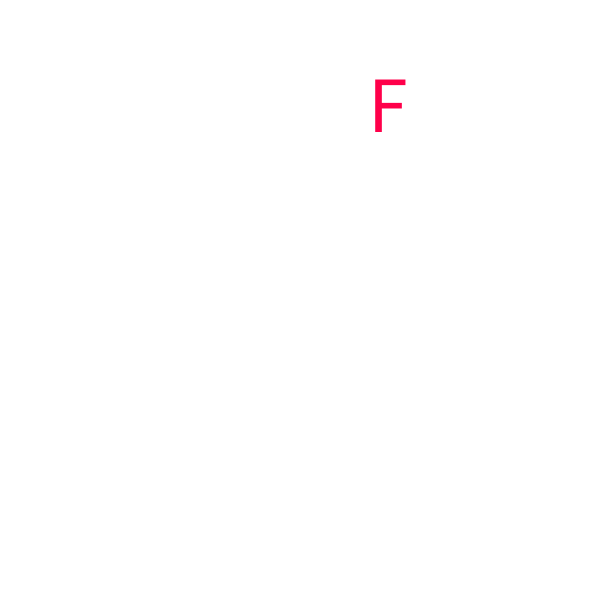
Frame 1 (no input)
Frame 60 (the mouse pressed at the canvas centre just before this capture): identical to frame 1, image omitted
Frame 120 (the mouse held since frame 60 and released just before this capture): identical to frame 1, image omitted

The Processing sketch that drew this single still picture (run headless with seeded random() and noise(); from frame 60 on, the mouse is pressed at the canvas centre):

// Processing sketch: day_08_05_bouncing
// ── day_08_05_bouncing.pde
//----------------------------------------------------
// DT Bootcamp 2014, Parsons the New School for Design. 
// Day 8, gravity
// Simple physics continued — bouncing
// Inspired by the work of Adrien M and Claire B
// Borrowing some code from Daniel Shiffman's
// "Learning Processing", Chapter 5
//----------------------------------------------------

//Declaring the properties of our object:
float size;
float posX;
float posY;
float hue;
char c;
float speedX;
float speedY;
Boolean isMoving; //is our object stationary or not?

//"Environment" properties
float gravity;      //That is, acceleration

void setup(){
  size(600, 600);
  colorMode(HSB);
  
  //Assigning values to the properties
  size = 80;
  posX = random(width);
  posY = random(height - 200);  
  hue = random(255);
  //A random uppercase letter from the ASCII table
  //See: http://www.asciitable.com/
  c = (char) int(random(65, 90));  
  speedX = 0; 
  speedY = 0;
  isMoving = false;
  
  gravity = 0.4;
}

void draw(){
  background(255);

  float distance = dist(mouseX, mouseY, posX, posY);
//  println(distance);

  //Checking distance to mouse
  noStroke();
  if(distance < size/2 && !isMoving){
    fill(hue, 150, 255);  
    isMoving = true;
    speedX = mouseX - pmouseX;
  }else{
    fill(hue, 255, 255);
  }
  
  //Drawing the object
  textSize(size);
  textAlign(CENTER, CENTER);
  text(c, posX, posY);
  
  //Physics
  if(isMoving){
    // Add speed to location.
    posY = posY + speedY;
    
    // Add gravity to speed.
    posX = posX + speedX;
    speedY = speedY + gravity;
   
      // If square reaches the bottom
      // Reverse speedY
      if (posY > height - size/2) {
        //Prevent the object from getting stuck outside the scene
        posY = height - size/2;
//        speedY = -speedY;  
        // Multiplying by -0.8 instead of -1 slows the square down each time it bounces (by decreasing speedY).  
        // This is known as a "dampening" effect and is a more realistic simulation of the real world (without it, a ball would bounce forever).
        speedY = speedY * -0.8; 
        
        //Still, it may bounce forever unless we make it stop
        if(abs(speedY) < 3){
          speedY = 0;
        }
//        println(speedY);
      }
  }
}
